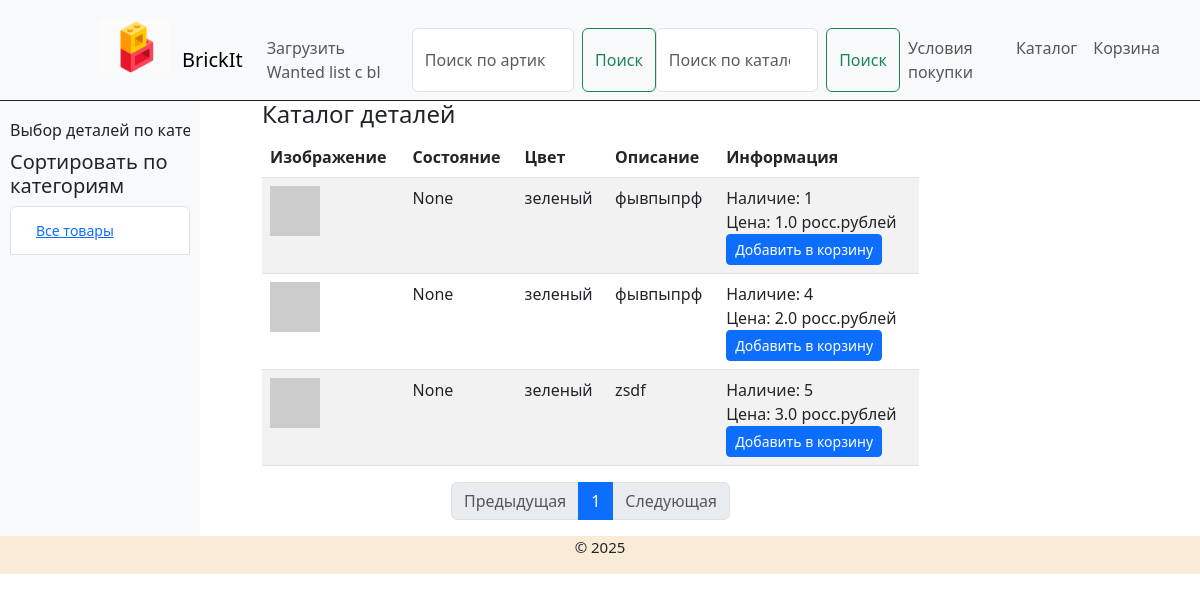
The page / on the database its author committed.
### app_lego/models.py (models this page shows)
class Part(db.Model):
    __tablename__ = 'part'
    __searchable__ = ['color', 'description']
    id = db.Column(db.Integer, primary_key=True)  # уникальный идентификатор записи (может быть автоинкремент)
    lot_id = db.Column(db.String(50), nullable=False)
    color = db.Column(db.String(20), nullable=False)
    category = db.Column(db.String(100), db.ForeignKey('category.name'), nullable=False)
    condition = db.Column(db.String(50))
    sub_condition = db.Column(db.String(50))
    description = db.Column(db.Text, nullable=False)
    remarks = db.Column(db.Text)
    price = db.Column(db.Float)
    quantity = db.Column(db.Integer)
    bulk = db.Column(db.Boolean)
    sale = db.Column(db.Boolean)
    url = db.Column(db.String(255))
    item_no = db.Column(db.String(50))
    tier_qty_1 = db.Column(db.Integer)
    tier_price_1 = db.Column(db.Float)
    tier_qty_2 = db.Column(db.Integer)
    tier_price_2 = db.Column(db.Float)
    tier_qty_3 = db.Column(db.Integer)
    tier_price_3 = db.Column(db.Float)
    reserved_for = db.Column(db.String(100))
    stockroom = db.Column(db.String(100))
    retain = db.Column(db.Boolean)
    super_lot_id = db.Column(db.String(50))
    super_lot_qty = db.Column(db.Integer)
    weight = db.Column(db.Float)
    extended_description = db.Column(db.Text)
    date_added = db.Column(db.DateTime)
    date_last_sold = db.Column(db.DateTime)
    currency = db.Column(db.String(10))

### app_lego/main/routes.py (the view)
@main.route('/')
def index():
    search = request.args.get('search')
    page = request.args.get('page', 1)
    if page:
        page = int(page)
    else:
        page = 1
    if search:
        parts_query = Part.query.filter(
            Part.description.contains(search) | Part.color.contains(search)
        )
    else:
        parts_query = Part.query.order_by(Part.lot_id)
    pages = parts_query.paginate(page=page, per_page=30)
    return render_template('catalog.html', title='Главная', pages=pages)

### app_lego/templates/catalog.html (shortened to what this page needs)
{% extends 'base.html' %}
{% block content %}
    <body class="bg-gray-100 flex items-center justify-center min-h-screen">
        <div class="col-md-9">
        <div class="d-flex justify-content-between align-items-center">
            <h4>Каталог деталей</h4>
        </div>
        <table class="table table-striped product-table">
            <thead>
                <tr>
                    <th scope="col">Изображение</th>
                    <th scope="col">Состояние</th>
                    <th scope="col">Цвет</th>
                    <th scope="col">Описание</th>
                    <th scope="col">Информация</th>
                </tr>
            </thead>
            <tbody>
                {% for el in pages.items %}
                    <tr>
                        <td><img src="https://via.placeholder.com/50x50/0000FF/ffffff?text=Blue" alt="Изображение"></td>
                        <td>{{el.condition}}</td>
                        <td>{{el.color}}</td>
                        <td>{{el.description}}</td>
                        <td>
                            <span>Наличие: {{el.quantity}}</span><br>
                            <span>Цена: {{el.price}} росс.рублей</span><br>
                            <button class="btn btn-primary btn-sm add-to-cart" data-id="{{el.id}}">Добавить в корзину</button>
                        </td>
                    </tr>
                {% endfor%}
            </tbody>
        </table>
        <nav>
            <ul class="pagination justify-content-center">
                <li class="page-item {% if not pages.has_prev %}disabled{% endif %}">
                    <a class="page-link" href="{{ url_for('main.index', page=pages.prev_num) }}">Предыдущая</a>
                </li>
                {% for p in pages.iter_pages(left_edge=2, right_edge=2, left_current=2, right_current=2) %}
                    {% if p %}
                        <li class="page-item {% if p == pages.page %}active{% endif %}">
                            <a class="page-link" href="{{ url_for('main.index', page=p) }}">{{ p }}</a>
                        </li>
                    {% else %}
                        <li class="page-item disabled"><span class="page-link">...</span></li>
                    {% endif %}
                {% endfor %}
                <li class="page-item {% if not pages.has_next %}disabled{% endif %}">
                    <a class="page-link" href="{{ url_for('main.index', page=pages.next_num) }}">Следующая</a>
                </li>
            </ul>
        </nav>
    </div>
    </div>
    </div>
    </body>
{% endblock content %}

### app_lego/templates/base.html (shortened to what this page needs)
<!DOCTYPE html>
<html lang="ru">
<head>
    <link rel = 'stylesheet' href = "{{url_for('static', filename= 'css/style.css')}}">
    <link href="https://cdn.jsdelivr.net/npm/bootstrap@5.3.0-alpha1/dist/css/bootstrap.min.css" rel="stylesheet">
</head>
<body>
    {% block menu %}
      <header class = 'header'>
        <div class = 'logo'>
          <img src=' {{ url_for('static', filename='img/logo_small.png') }}' alt='logo'>
          <nav class="navbar navbar-expand-lg bg-body-tertiary">
            <div class="container-fluid">
              <a class="navbar-brand" href="{{url_for('main.index')}}">BrickIt</a>
              <div class="collapse navbar-collapse" id="navbarScroll">
                <ul class="navbar-nav me-auto my-2 my-lg-0 navbar-nav-scroll" style="--bs-scroll-height: 100px;">
                  <li class="nav-item">
                    <a class="nav-link" href="{{url_for('main.parse_xml_and_query')}}">Загрузить Wanted list c bl</a>
                  </li>
                  <form class="d-flex" role="search" method="get" action="{{ url_for('main.poisk_id') }}">
                    <input class="form-control me-2" type="search" placeholder="Поиск по артикулу" aria-label="Search_id" name="search_id" value="{{ request.args.get('search_id', '') }}">
                    <button class="btn btn-outline-success" type="submit">Поиск</button>
                  </form>
                  <form class="d-flex" role="search" method="get">
                    <input class="form-control me-2" type="search" placeholder="Поиск по каталогу" aria-label="Search" name="search" value="{{ request.args.get('search', '') }}">
                    <button class="btn btn-outline-success" type="submit">Поиск</button>
                  </form>
                  <li class="nav-item">
                    <a class="nav-link" href="{{url_for('main.condition')}}">Условия покупки</a>
                  </li>
                  <li class="nav-item">
                    <a class="nav-link" href="{{url_for('main.catalog')}}">Каталог</a>
                  </li>
                  <li class="nav-item">
                    <a class="nav-link" href="{{url_for('main.zakaz')}}">Корзина</a>
                  </li>
                </ul>
              </div>
            </div>
          </nav>
        </div>
      </header>
    {% endblock menu %}
<div class = 'wrap'>
  <div class="container-fluid">
    <div class="row">
        <div class="col-md-2 sidebar">
          <ul class="navbar-nav me-auto my-2 my-lg-0 navbar-nav-scroll" style="--bs-scroll-height: 100px;">
            <a class="nav-link dropdown-toggle" href="#" role="button" data-bs-toggle="dropdown" aria-expanded="false">
              Выбор деталей по категориям
            </a>
          </ul>
            <h5>Сортировать по категориям</h5>
            <ul class="list-group">
                <li class="list-group-item"><button class="btn btn-link btn-sm">Все товары</button></li>
            </ul>
        </div>
      <div class='col-md-9 content'>
        <main role='main' class='#'>
            <div class = 'col_md_12'>
              {% block content %}{% endblock content %}
  {% block footer %}
  <footer class='footer'>
    <p>&copy; 2025 </p>
  </footer>
  {% endblock footer %}
</body>
</html>

### app_lego/static/css/style.css (style rules this page uses)
* { margin: 0; padding: 0; }
html, body { height: 100%; }
.logo img { float: left; margin-left: 80px; width: 70px; }
.header { height: 100px; outline: 1px solid; }
.content { width: 60%; margin: 100px auto 0; flex: 1 0 auto; }
.footer { background-color: antiquewhite; flex: 0 0 auto; width: 100%; display: flex; justify-content: center; align-items: center; font-size: 15px; }

### app_lego/templates/base.html (style rules this page uses)
.header { background-color: #f8f9fa; padding: 20px; }
.sidebar { background-color: #f8f9fa; padding: 10px; }
.product-table img { width: 50px; height: 50px; object-fit: cover; }

### rows shown on the page
Part: condition "None", color "зеленый", description "фывпыпрф", quantity "1", price "1.0"
Part: condition "None", color "зеленый", description "фывпыпрф", quantity "4", price "2.0"
Part: condition "None", color "зеленый", description "zsdf", quantity "5", price "3.0"

### other values the page prints
{{ p }} "1"
